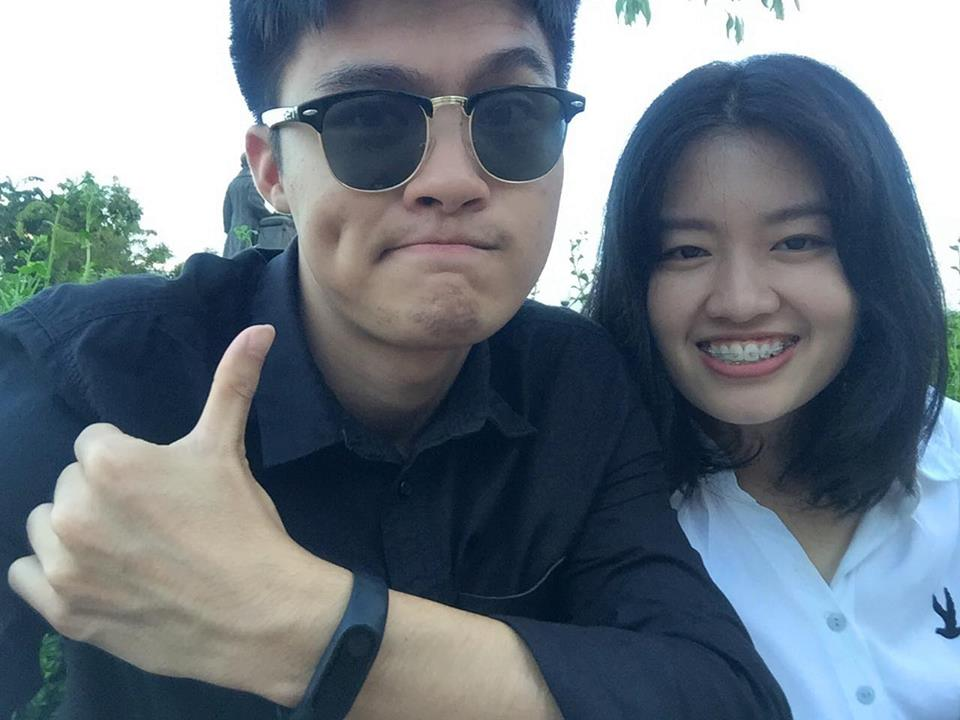
#> input picture pic/pare.jpg, 960 x 720 px
$ python test_face_detection_pic.py
#> lines starting #> are read from the running program, lines starting #| are printed output that depends on the picture; after the words box and inside, x2 and y2 are one past the last pixel; in counts of white or black regions, pixels touching at a corner belong together
import cv2
import numpy as np

minCascade      = 1.03
maxCascade      = 6
name 			= 1
i 				= 0
offset          = 50
img 			= cv2.imread('pic/pare.jpg')
#> img is the input picture: shape (720, 960, 3); mean B, G, R 128.6, 118.5, 107.6
face_cascade    = cv2.CascadeClassifier('lbpcascades/lbpcascade_frontalface.xml') #frontalface_default
font = cv2.FONT_HERSHEY_SIMPLEX

gray = cv2.cvtColor(img, cv2.COLOR_BGR2GRAY)
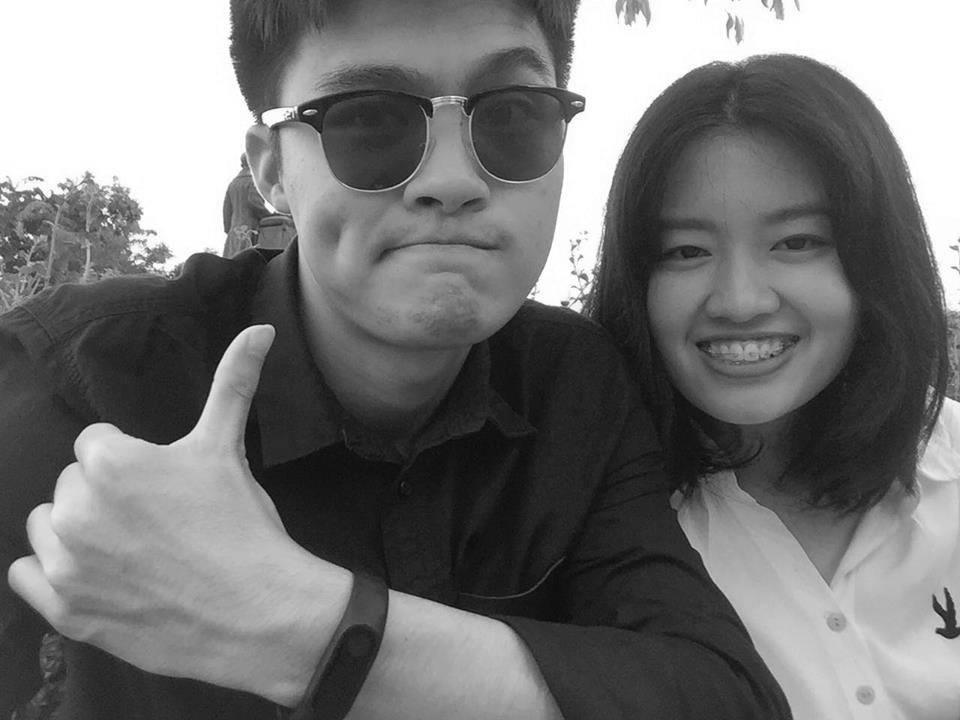
#> gray: shape (720, 960); min 4, max 255, mean 116.4
faces = face_cascade.detectMultiScale(gray, minCascade, maxCascade) #1.3 5
#> faces = [[390, 161, 116, 116], [620, 151, 250, 250]]
for (x,y,w,h) in faces:
	cv2.imwrite("capture/face-"+str(name)+'.'+ str(i) + ".jpg", gray[y-offset:y+h+offset,x-offset:x+w+offset])
	i+=1
	cv2.rectangle(img,(x,y),(x+w,y+h),(255,0,0),2)
	cv2.putText(img,'face',(x-3,y-3), font, w*h/60000,(255,0,0),2)
#> this loop made 2 passes
#> (x, y, w, h, i) on passes 1 to 2: (390, 161, 116, 116, 1), (620, 151, 250, 250, 2)
#> pass 1, `cv2.imwrite("capture/face-"+str(name)+'.'+ str(i) + ".jpg", gray[y-off..`:
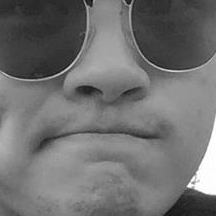
#> saved as face-1.0.jpg: shape (216, 216); min 17, max 255, mean 112.4
#> pass 2, `cv2.imwrite("capture/face-"+str(name)+'.'+ str(i) + ".jpg", gray[y-off..`:
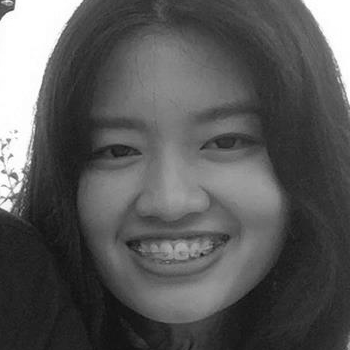
#> saved as face-1.1.jpg: shape (350, 350); min 15, max 255, mean 89
#> after the loop:
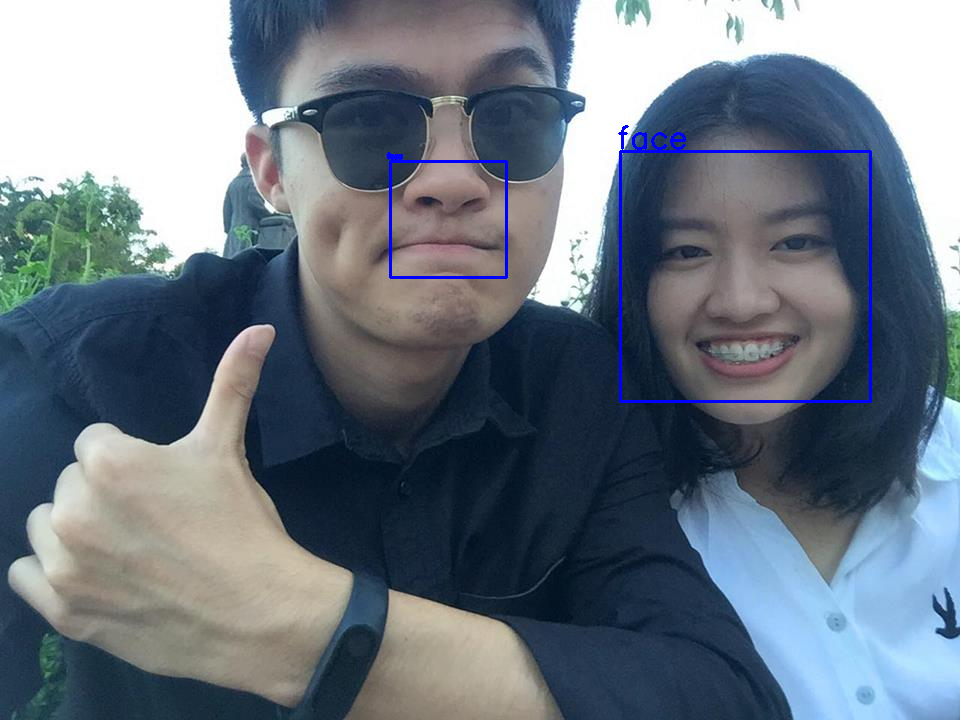
#> img: shape (720, 960, 3); 0.72% of pixels changed, all inside (x1, y1, x2, y2) = (386, 125, 872, 403)
#> after the loop, i = 2
cv2.imshow('img',img)
cv2.waitKey(0)
cv2.destroyAllWindows()
